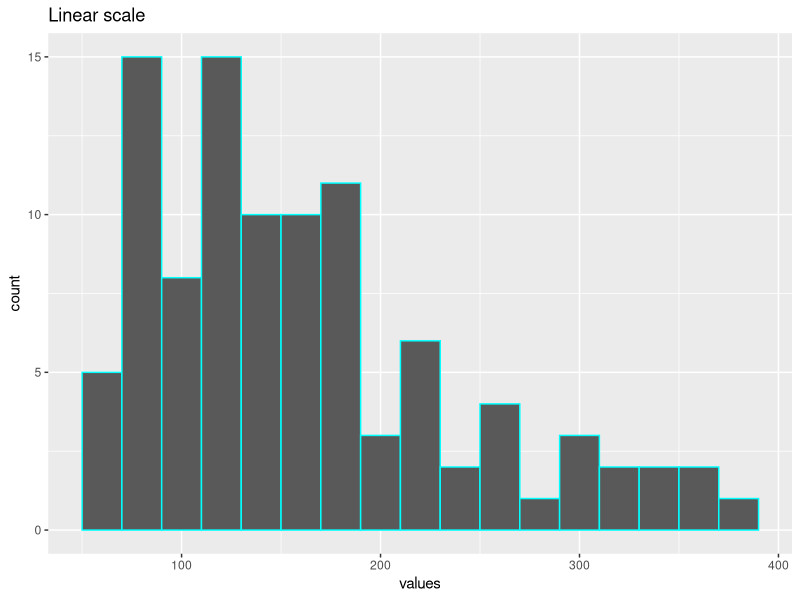
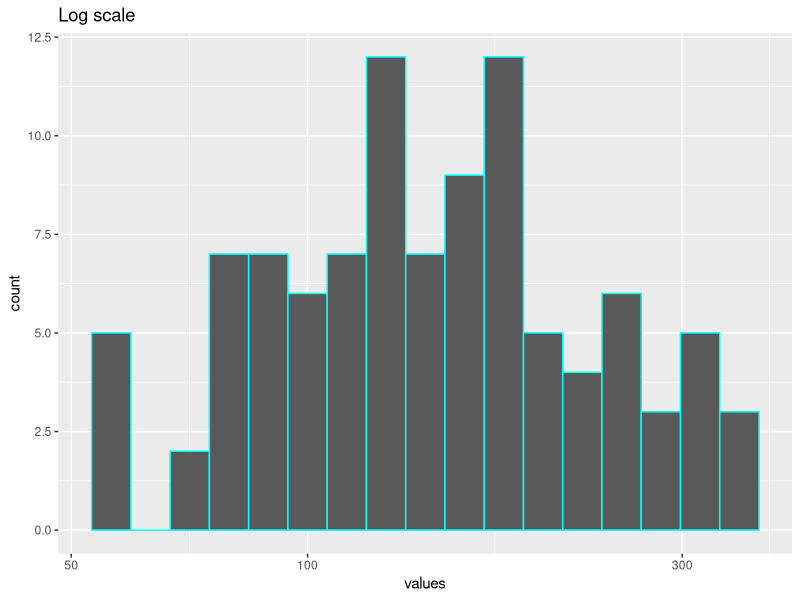
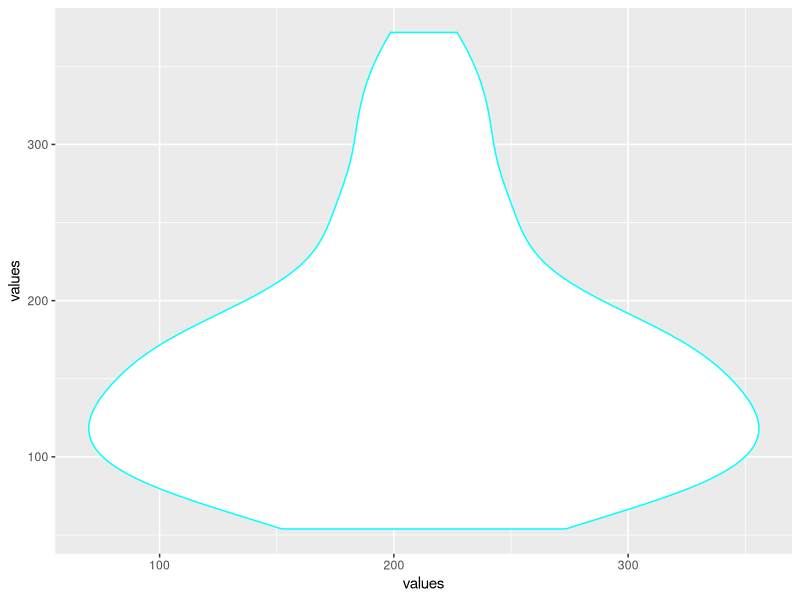

Write the R code that produced these figures, in order.
## ---- chunk 1
set.seed(13)
values <- rlnorm (100, meanlog = 5, sdlog = 0.5)
## ---- chunk 2
#install.packages("ggplot2") 
library("ggplot2")


ggplot(data = data.frame(values), aes(x = values)) +
  geom_histogram(binwidth = 20, color = 'cyan') +
  labs(title = "Linear scale")

ggplot(data = data.frame(values), aes(x = values)) +
  geom_histogram(binwidth = 0.05, color = 'cyan') +
  labs(title = "Log scale") +
  scale_x_log10()
## ---- chunk 3
ggplot(data = data.frame(values), aes(x = values, y = values)) +
  geom_violin(color = 'cyan')

## ---- chunk 4
#commands that were used to calculate the mean and SD
mean(values)
sd(values)
